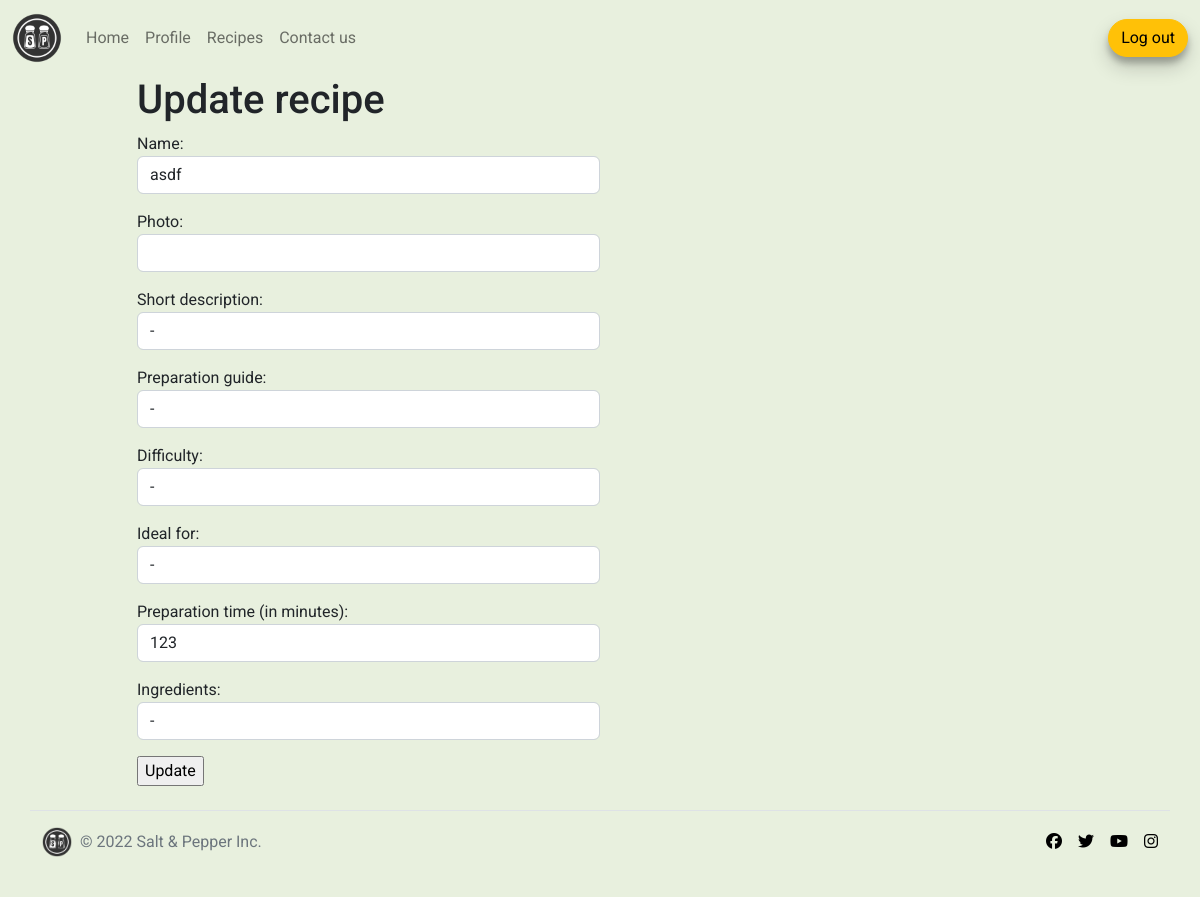
The app's page /update-recipe/8/ (signed in) with its own data.
### recipe_collection/models.py (models this page shows, shortened)
class Recipe(models.Model):
    name = models.CharField(max_length=255)
    photo = models.CharField(max_length=255)
    short_description = models.TextField(default="")
    preparation_guide = models.TextField()
    difficulty = models.CharField(max_length=255)
    ideal_for = models.CharField(max_length=255)
    preparation_time = models.IntegerField(verbose_name="Preparation time (in minutes)")
    ingredients = models.TextField(max_length=255)
    created_by = models.ForeignKey(User, on_delete=models.CASCADE, null=True)

### recipe_collection/views.py (the view)
# urls.py: path('update-recipe/<int:id>/', Views.update_recipe, name="update_recipe_form"),
@login_required
def update_recipe(request, id):
    recipe = Recipe.objects.filter(id=id)
    context = {
        "recipes": Recipe.objects.all(),
        "form": RecipeForm(instance=recipe[0]),
        "recipe_id": recipe[0].id
    }
    return render(request, "update-recipe.html", context)

### recipe_collection/forms.py
class RecipeForm(forms.ModelForm):
    class Meta:
        model = Recipe
        fields = [
          'name',
          'photo',
          'short_description',
          'preparation_guide',
          'difficulty',
          'ideal_for',
          'preparation_time',
          'ingredients'
        ]
        widgets = {
          'name': forms.TextInput(attrs={'class': 'form-control w-50'}),
          'photo': forms.TextInput(attrs={'class': 'form-control w-50'}),
          'short_description': forms.TextInput(attrs={'class': 'form-control w-50'}),
          'preparation_guide': forms.TextInput(attrs={'class': 'form-control w-50'}),
          'difficulty': forms.TextInput(attrs={'class': 'form-control w-50'}),
          'ideal_for': forms.TextInput(attrs={'class': 'form-control w-50'}),
          'preparation_time': forms.TextInput(attrs={'class': 'form-control w-50'}),
          'ingredients': forms.TextInput(attrs={'class': 'form-control w-50'})
        }

### templates/update-recipe.html (shortened to what this page needs)
{% extends 'base.html' %}
{% block content %}
    <div class="row bg-green-apple">
      <div class="col-sm-1">
      </div>
      <div class="col-sm-10" >
        <h1>Update recipe</h1>
        <form action="/edit-recipe/" method="POST">
          {{ form.as_p }}
          <input type='submit' value='Update' />
        </form>
      </div>
      <div class="col-sm-1"></div>
    </div>
{% endblock %}

### recipe_collection/static/main.css (style rules this page uses)
body { background-image: url('/static/background.jpg'); background-attachment: fixed; font-family: 'Roboto', sans-serif !important; }
.bg-green-apple { background-color: #e8f0de !important; }
.row { background-color: #f4f4f4; padding-left: 30px; padding-right: 30px; }

### records on screen
Recipe: name "asdf", short_description "-", preparation_guide "-", difficulty "-", ideal_for "-", preparation_time "123", ingredients "-"
